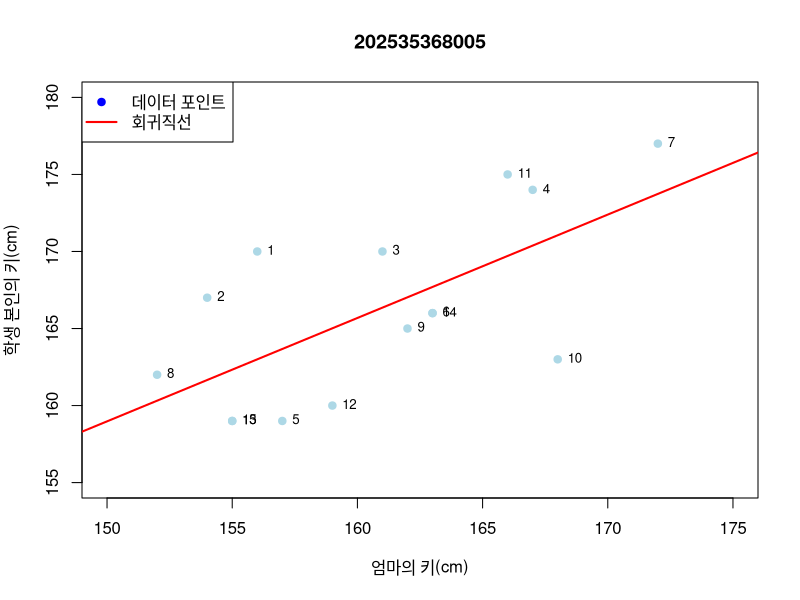

This chart was generated by the following R code:
# 데이터 입력
student_id <- 1:15
mother_height <- c(156, 154, 161, 167, 157, 163, 172, 152, 162, 168, 166, 159, 155, 163, 155)
student_height <- c(170, 167, 170, 174, 159, 166, 177, 162, 165, 163, 175, 160, 159, 166, 159)

# 데이터프레임 생성
height_data <- data.frame(student_id, student_height, mother_height)

# (1) 학생의 엄마 키를 가로축, 학생 본인의 키를 세로축으로 하는 산점도 
# 제목 학번 : 202535368005
plot(mother_height, student_height, 
     main = "202535368005", 
     xlab = "엄마의 키(cm)", 
     ylab = "학생 본인의 키(cm)",
     pch = 19, 
     col = "lightblue",
     xlim = c(150, 175),
     ylim = c(155, 180))

# 데이터 포인트에 학생 번호 표시
text(mother_height, student_height, labels = student_id, pos = 4, cex = 0.8)

# (2) 엄마의 키와 본인 키의 상관계수 계산
correlation <- cor(mother_height, student_height)
cat("\n(2) 엄마의 키와 본인 키의 상관계수:", round(correlation, 4), "\n")

# 상관관계 검정
cor_test <- cor.test(mother_height, student_height)
cat("   상관관계 검정 p-value:", round(cor_test$p.value, 4), "\n")

# (3) 회귀분석 - 엄마의 키를 독립변수, 본인의 키를 종속변수로
regression_model <- lm(student_height ~ mother_height)
summary_result <- summary(regression_model)

# 회귀직선의 기울기와 절편
intercept <- regression_model$coefficients[1]
slope <- regression_model$coefficients[2]

cat("\n(3) 회귀직선 분석 결과:\n")
cat("   회귀식: student_height =", round(intercept, 4), "+", round(slope, 4), "× mother_height\n")
cat("   절편:", round(intercept, 4), "\n")
cat("   기울기:", round(slope, 4), "\n")
cat("   결정계수(R²):", round(summary_result$r.squared, 4), "\n")
cat("   회귀모형의 p-value:", round(summary_result$coefficients[2,4], 4), "\n")

# 산점도에 회귀직선 포함
abline(regression_model, col = "red", lwd = 2)
legend("topleft", legend = c("데이터 포인트", "회귀직선"), 
       col = c("blue", "red"), 
       pch = c(19, NA), 
       lty = c(NA, 1),
       lwd = c(NA, 2))